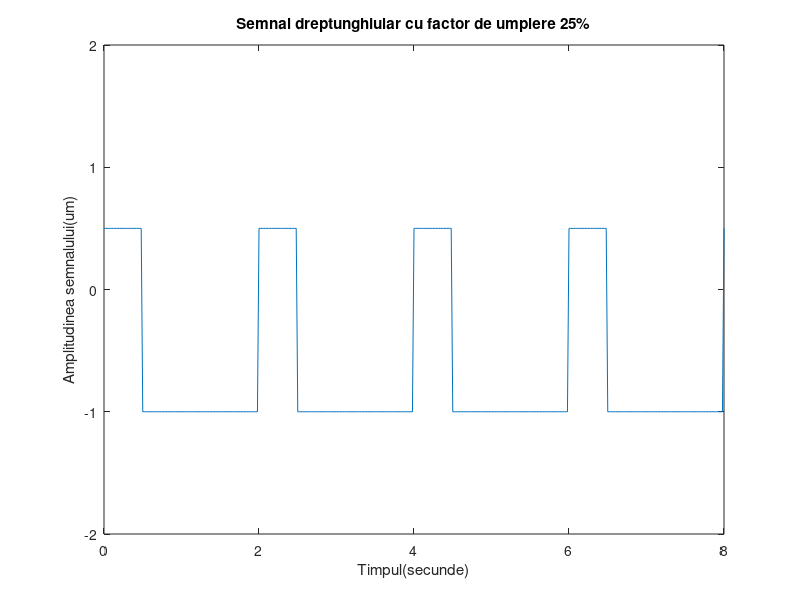

Source code (MATLAB):
t=0:.02:8;
%4 perioade/20ms
x=0.75*square(pi*t,25)-0.25;
%->Am definit variabila x ca fiind o functie ce defineste un semnal
%dreptunghiular
%->Am utilizat functia plot pentru a genera un grafic de t si x
plot(t,x)
%->Am utilizat functia axis pentru a delimita graficul generat de plot
%in limitele necesare pentru a indeplini conditiile
axis([0 8 -2 2])
%->Acum graficul se va intinde de la 0 la 8 pe Ox si de a -2 la 2 pe Oy
xlabel('Timpul(secunde)')
%->Am denumit axa Ox
ylabel('Amplitudinea semnalului(um)')
%->Am denumit axa Oy
title('Semnal dreptunghiular cu factor de umplere 25%')